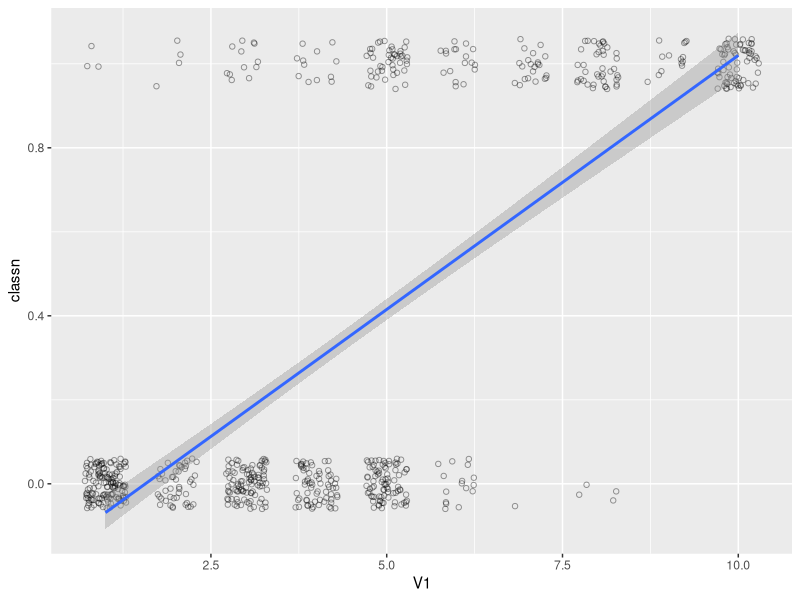

Recreate this plot in R.
## ---- chunk 1
library(MASS)
library(ggplot2)

b <- biopsy
#b

b$classn[b$class=="benign"] <- 0
b$classn[b$class=="malignant"] <- 1
#b

#fit logistic regression line
#use smoothing method glm with binomial formula
ggplot(b, aes(x=V1, y=classn)) + 
  geom_point(position=position_jitter(width=0.3, height=0.06), alpha=0.4,
             shape=21, size=1.5) + 
  stat_smooth(method=glm, family=binomial)
